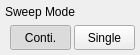
     <widget class="RtSa_ClickedWidget" name="Sweep_Mode" native="true">
      <property name="geometry">
       <rect>
        <x>569</x>
        <y>66</y>
        <width>140</width>
        <height>55</height>
       </rect>
      </property>
      <property name="focusPolicy">
       <enum>Qt::StrongFocus</enum>
      </property>
      <property name="styleSheet">
       <string notr="true"/>
      </property>
      <widget class="QLabel" name="Title_SweepType">
       <property name="geometry">
        <rect>
         <x>5</x>
         <y>1</y>
         <width>121</width>
         <height>22</height>
        </rect>
       </property>
       <property name="text">
        <string>Sweep Mode</string>
       </property>
      </widget>
      <widget class="QPushButton" name="Sweep_Conti">
       <property name="geometry">
        <rect>
         <x>10</x>
         <y>25</y>
         <width>61</width>
         <height>25</height>
        </rect>
       </property>
       <property name="focusPolicy">
        <enum>Qt::NoFocus</enum>
       </property>
       <property name="styleSheet">
        <string notr="true">#RtSa_Dialog_AllSetup[status = &quot;indoor&quot;]
QPushButton
{
	font:75 12px &quot;Arial&quot;;
   font-weight:bold;
color:rgba(101, 101, 101, 1);
	
	border-style:flat;
	background-image: url(:/rtsa/image/btn_opt_2_w125.png);
}
#RtSa_Dialog_AllSetup[status = &quot;indoor&quot;]
QPushButton:checked
{
	color:rgba(57, 57, 57, 1);
	background-image: url(:/rtsa/image/btn_opt_1_w125.png);
}

#RtSa_Dialog_AllSetup[status = &quot;outdoor&quot;]
QPushButton
{
	font:75 12px &quot;Arial&quot;;
   font-weight:bold;
color:rgba(101, 101, 101, 1);
	
	border-style:flat;
	background-image: url(:/rtsa/image/btn_opt_2_w125.png);
}
#RtSa_Dialog_AllSetup[status = &quot;outdoor&quot;]
QPushButton:checked
{
	color:rgba(57, 57, 57, 1);
	background-image: url(:/rtsa/image/btn_opt_1_w125.png);
}

#RtSa_Dialog_AllSetup[status = &quot;night&quot;]
QPushButton
{
	font:75 12px &quot;Arial&quot;;
   font-weight:bold;
   color:rgba(121, 106, 81, 1);
	border-style:flat;
	background-image: url(:/rtsa/image/night/btn_left_nor.png);
}
#RtSa_Dialog_AllSetup[status = &quot;night&quot;]
QPushButton:checked
{
	color:rgba(57, 57, 57, 1);
	background-image: url(:/rtsa/image/night/btn_left_click.png);
}



</string>
       </property>
       <property name="text">
        <string>Conti.</string>
       </property>
       <property name="checkable">
        <bool>true</bool>
       </property>
       <property name="checked">
        <bool>true</bool>
       </property>
       <property name="autoExclusive">
        <bool>true</bool>
       </property>
       <property name="flat">
        <bool>false</bool>
       </property>
      </widget>
      <widget class="QPushButton" name="Sweep_Single">
       <property name="geometry">
        <rect>
         <x>74</x>
         <y>25</y>
         <width>61</width>
         <height>25</height>
        </rect>
       </property>
       <property name="focusPolicy">
        <enum>Qt::NoFocus</enum>
       </property>
       <property name="styleSheet">
        <string notr="true">#RtSa_Dialog_AllSetup[status = &quot;indoor&quot;]
QPushButton
{
	font:75 12px &quot;Arial&quot;;
   font-weight:bold;
color:rgba(101, 101, 101, 1);
	
	border-style:flat;
	background-image: url(:/rtsa/image/btn_opt_1_w125.png);
 background-position:right;
}
#RtSa_Dialog_AllSetup[status = &quot;indoor&quot;]
QPushButton:checked
{
	color:rgba(57, 57, 57, 1);
	background-image: url(:/rtsa/image/btn_opt_2_w125.png);
 background-position:right;
}

#RtSa_Dialog_AllSetup[status = &quot;outdoor&quot;]
QPushButton
{
	font:75 12px &quot;Arial&quot;;
   font-weight:bold;
color:rgba(101, 101, 101, 1);
	
	border-style:flat;
	background-image: url(:/rtsa/image/btn_opt_1_w125.png);
 background-position:right;
}
#RtSa_Dialog_AllSetup[status = &quot;outdoor&quot;]
QPushButton:checked
{
	color:rgba(57, 57, 57, 1);
	background-image: url(:/rtsa/image/btn_opt_2_w125.png);
 background-position:right;
}

#RtSa_Dialog_AllSetup[status = &quot;night&quot;]
QPushButton
{
	font:75 12px &quot;Arial&quot;;
   font-weight:bold;
   color:rgba(121, 106, 81, 1);
	border-style:flat;
	background-image: url(:/rtsa/image/night/btn_right_nor.png);
}
#RtSa_Dialog_AllSetup[status = &quot;night&quot;]
QPushButton:checked
{
	color:rgba(57, 57, 57, 1);
	background-image: url(:/rtsa/image/night/btn_right_click.png);
}



</string>
       </property>
       <property name="text">
        <string>Single</string>
       </property>
       <property name="checkable">
        <bool>true</bool>
       </property>
       <property name="checked">
        <bool>false</bool>
       </property>
       <property name="autoExclusive">
        <bool>true</bool>
       </property>
       <property name="flat">
        <bool>false</bool>
       </property>
      </widget>
     </widget>
